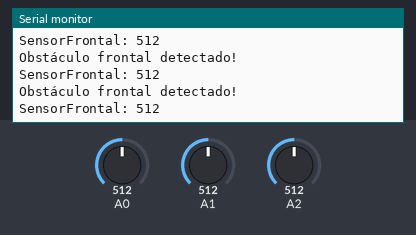
Simulated run of this sketch. Board: Arduino Uno, built with avr-gcc and run on an emulated ATmega328P. Shown: the last lines printed to the serial monitor. Inputs (shaded band) come from the test bench; at power-on: A1 = 512, A0 = 512, A2 = 512.

Above: at 1.2 s.
1.3 s: A1 set to 716
At 1.58 s:
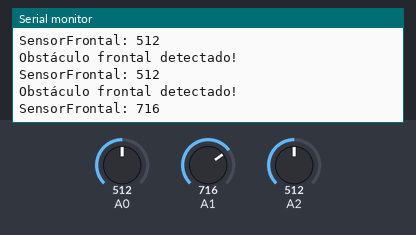
2.8 s: A1 set to 900
At 2.98 s:
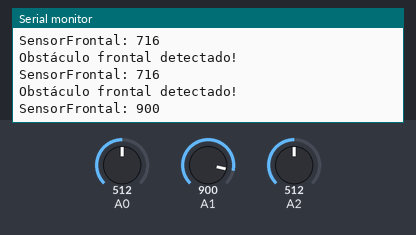
Timing chart, 0 to 5.8 s (numbered marks = the images above; inputs shaded):
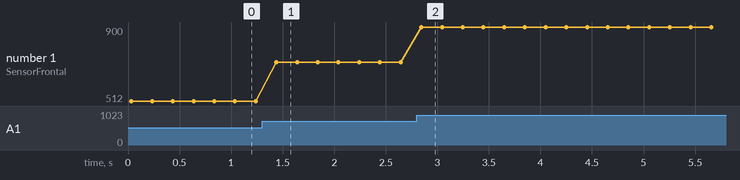

Measured:
- after the input at 1.3 s, the serial monitor: prints a new line after 0.14 s (image 1)
- after the input at 2.8 s, the serial monitor: prints a new line after 0.05 s (image 2)
- plotted number 1: 512 → 716 after the input at 1.3 s, 716 → 900 after the input at 2.8 s

The sketch:

SensoresDistancia.ino
```cpp
#include "IRSensor.h"

// Crear instancias de sensores
IRSensor sensorDerecho(A2, 300);
IRSensor sensorIzquierdo(A0, 300);
IRSensor sensorFrontal(A1, 400);

void setup() {
  Serial.begin(9600);
}

void loop() {
  // Actualizar cada sensor
  sensorDerecho.update();
  sensorIzquierdo.update();
  sensorFrontal.update();

  // Revisar banderas
  if (sensorFrontal.isObstacleDetected()){
    Serial.println("Obstáculo frontal detectado!");
  }

  //Serial.print("SensorIzquierdo: ");
  //Serial.println(sensorIzquierdo.rawValue);
  //Serial.print("SensorDerecho: ");
  //Serial.println(sensorDerecho.rawValue);
  Serial.print("SensorFrontal: ");
  Serial.println(sensorFrontal.rawValue);

  delay(200);
}
```

IRSensor.cpp
```cpp
#include "IRSensor.h"

// Constructor
IRSensor::IRSensor(int sensorPin, int threshold) {
  pin = sensorPin;
  umbral = threshold;
  obstacle = false;
}

// Leer sensor y actualizar bandera
void IRSensor::update() {
  rawValue = analogRead(pin);
  obstacle = (rawValue > umbral);
}

// Obtener la bandera
bool IRSensor::isObstacleDetected() const { return obstacle; }

void IRSensor::printRawValue(){
  Serial.print("Raw value: ");
  Serial.println(rawValue);
}
```

IRSensor.h
```cpp
#ifndef IRSENSOR_H
#define IRSENSOR_H

#include <Arduino.h>

class IRSensor {
private:
  int pin;       // Pin analógico del sensor
  int umbral;    // Valor de ADC para detectar obstáculo
  bool obstacle; // Bandera interna

public:

  int rawValue = 0;

  // Constructor
  IRSensor(int sensorPin, int threshold);

  // Leer el sensor y actualizar la bandera
  void update();

  // Obtener la bandera
  bool isObstacleDetected() const;

  void printRawValue();
};

#endif
```
